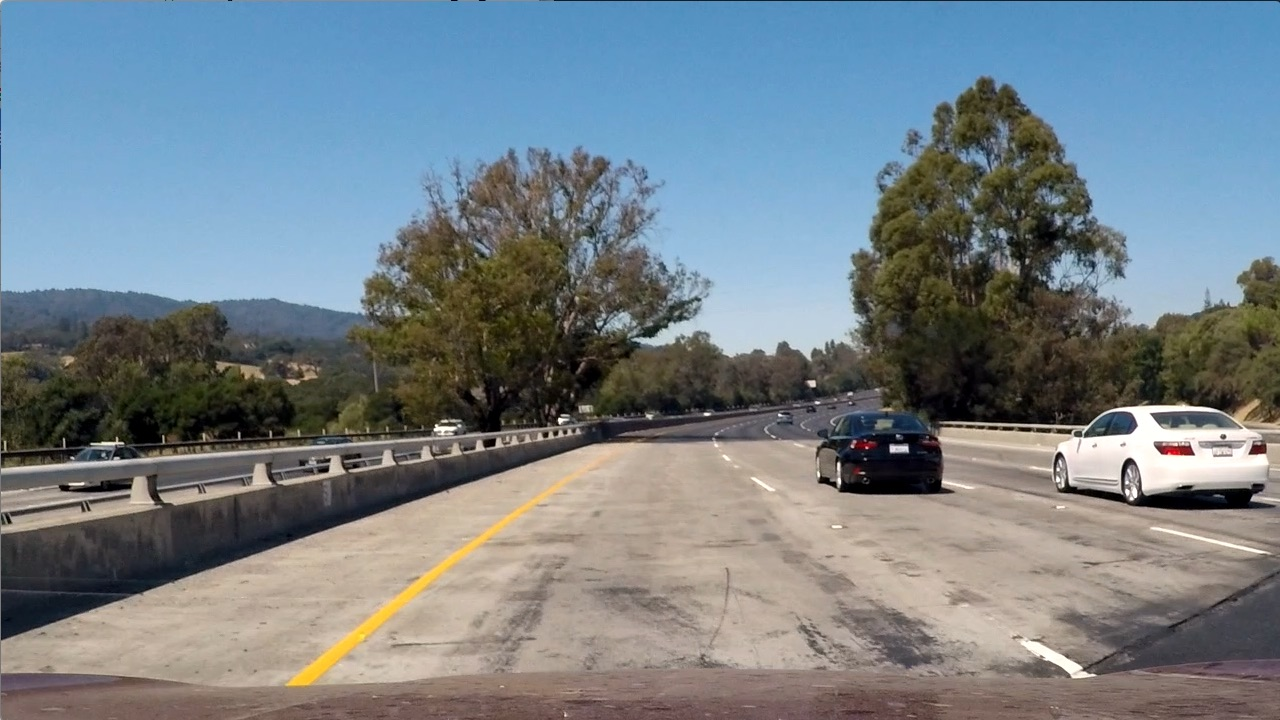
#> input picture test_images/test1.jpg, 1280 x 720 px
$ python test_gradient.py   (older library calls are emulated)
#> lines starting #> are read from the running program, lines starting #| are printed output that depends on the picture
#> further down, img is the input picture: shape (720, 1280, 3); mean R, G, B 117.5, 128.7, 135.5
### src/color.py
import cv2
import numpy as np

class Color:
    def __init__(self, img):
        self.s_ = cv2.cvtColor(img, cv2.COLOR_RGB2HLS)[:,:,2]
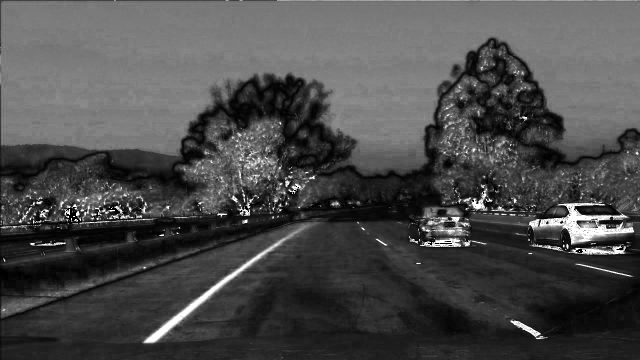
#> self.s_: shape (720, 1280) (shown at 1/2 size); min 0, max 255, mean 74.4

    # [4 lines left out: function Filter, not called in this run]

### src/gradient.py
import cv2
import numpy as np

class Gradient:
    def __init__(self, kernel_size = 3):
        self.kernel_size_ = kernel_size
        self.x_ = []
        self.y_ = []

    def CalculateGradient(self, img):
        gray = cv2.cvtColor(img, cv2.COLOR_RGB2GRAY)
        self.x_ = cv2.Sobel(gray, cv2.CV_64F, 1, 0, ksize=self.kernel_size_)
        self.y_ = cv2.Sobel(gray, cv2.CV_64F, 0, 1, ksize=self.kernel_size_)
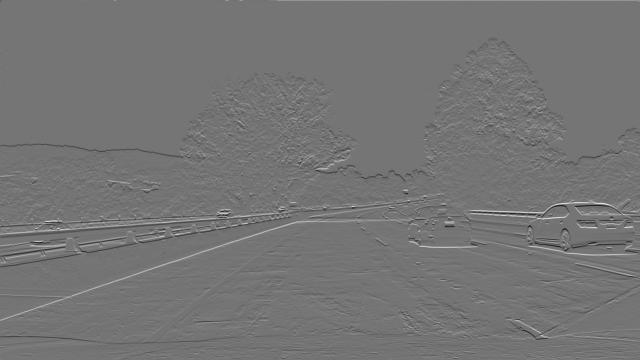
#> self.y_: shape (720, 1280) float64 (shown at 1/2 size); min -799, max 941, mean -0.1; drawn with min black and max white

    def Scale(self, img, peak = 255):
#> called with peak = 255
        return np.uint8(peak * img / np.max(img))

    def AbsoluteThreshold(self, thresh=(0, 255)):
        absolute = (np.absolute(self.x_), np.absolute(self.y_))
        scaled_abs = (self.Scale(absolute[0]), self.Scale(absolute[1]))
#> call 2 of Scale, with peak = 255
#> in Scale (call 2), `return np.uint8(peak * img / np.max(img))`:
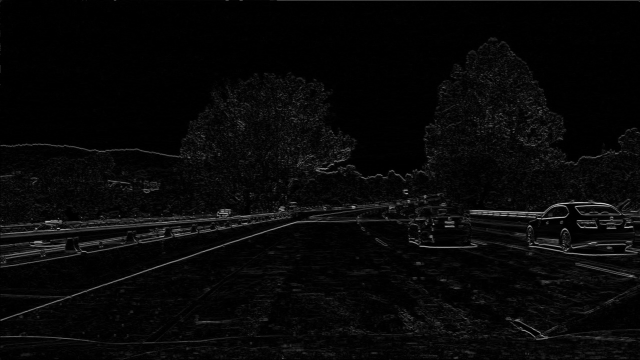
#> returned value: shape (720, 1280) (shown at 1/2 size); min 0, max 255, mean 7.8
        output = np.zeros_like(scaled_abs)
        output[0, (scaled_abs[0] > thresh[0]) & (scaled_abs[0] < thresh[1])] = 1
        output[1, (scaled_abs[1] > thresh[0]) & (scaled_abs[1] < thresh[1])] = 1
        return output

    def MagnitudeThreshold(self, thresh=(0, 255)):
#> called with thresh = (30, 100)
        magnitude = np.sqrt(self.x_ ** 2 + self.y_ ** 2)
        scaled_mag = self.Scale(magnitude)
        output = np.zeros_like(scaled_mag)
        output[(scaled_mag > thresh[0]) & (scaled_mag < thresh[1])] = 1
        return output

    def DirectionThreshold(self, thresh=(0, np.pi/2)):
#> called with thresh = (0.7, 1.3)
        absolute = (np.absolute(self.x_), np.absolute(self.y_))
        atan_abs_sob_gra = np.arctan2(absolute[1], absolute[0])
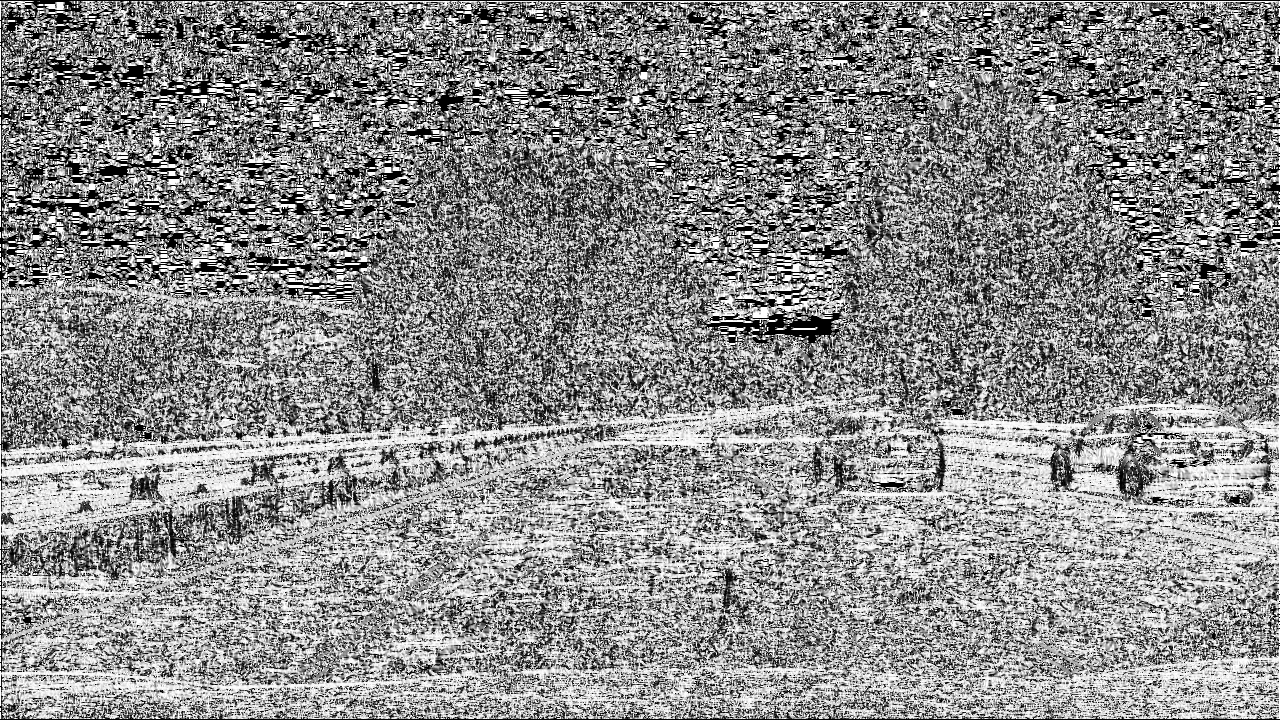
#> atan_abs_sob_gra: shape (720, 1280) float64; min 0, max 1.57, mean 0.863; drawn with min black and max white
        output = np.zeros_like(self.x_)
        output[(atan_abs_sob_gra > thresh[0]) & (atan_abs_sob_gra < thresh[1])] = 1
        return output

### src/test_gradient.py
import matplotlib.pyplot as plt
import numpy as np

from gradient import Gradient
from color import Color

gradient = Gradient(3)
img = plt.imread('../test_images/test1.jpg')
color = Color(img)
gradient.CalculateGradient(img)

abs_threshold = gradient.AbsoluteThreshold((20,100))

mag_threshold = gradient.MagnitudeThreshold((30, 100))

dir_threshold = gradient.DirectionThreshold((0.7, 1.3))

#> (the run stopped early here; a loop or call above may not have finished)

$ run again, with test_images/test2.jpg copied over test_images/test1.jpg
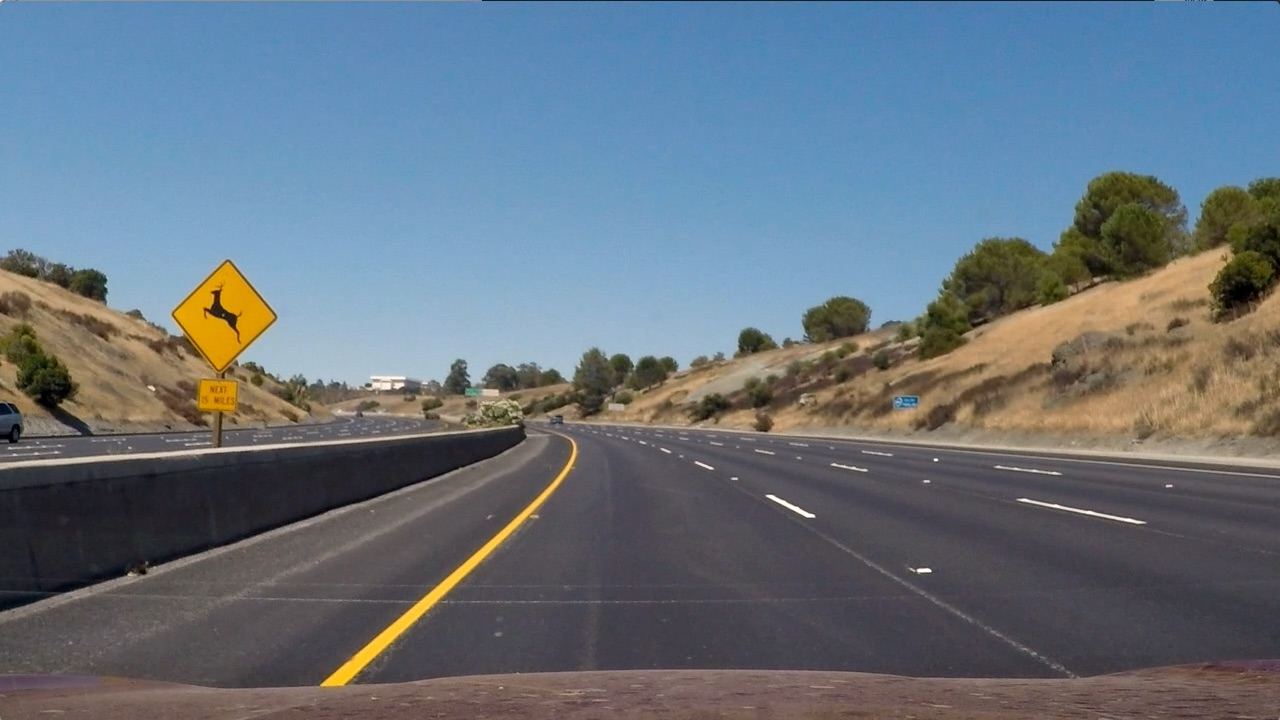
#> input picture test_images/test2.jpg, 1280 x 720 px
#> img is the input picture: shape (720, 1280, 3); mean R, G, B 102.8, 114.6, 125.5
#> in Scale (call 2), `return np.uint8(peak * img / np.max(img))`:
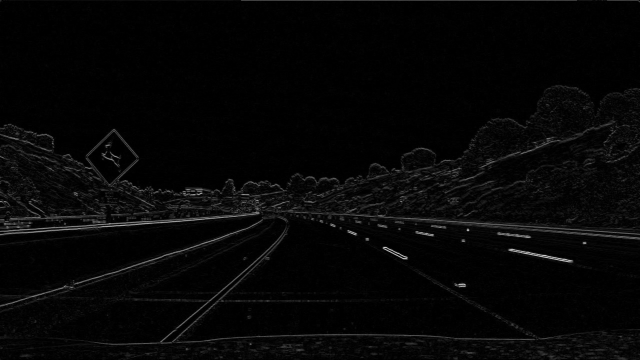
#> returned value: shape (720, 1280) (shown at 1/2 size); min 0, max 255, mean 6.2
#> in DirectionThreshold, `atan_abs_sob_gra = np.arctan2(absolute[1], absolute[0])`:
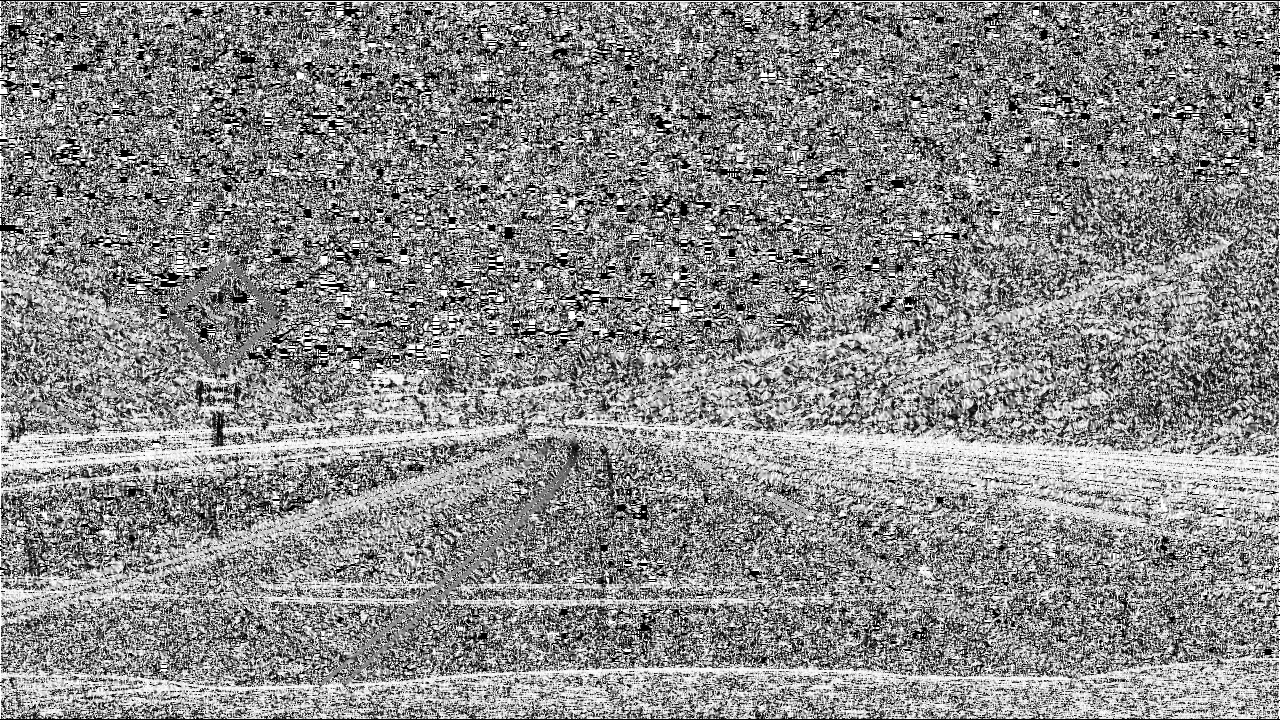
#> atan_abs_sob_gra: shape (720, 1280) float64; min 0, max 1.57, mean 0.854; drawn with min black and max white

$ run again, with test_images/test3.jpg copied over test_images/test1.jpg
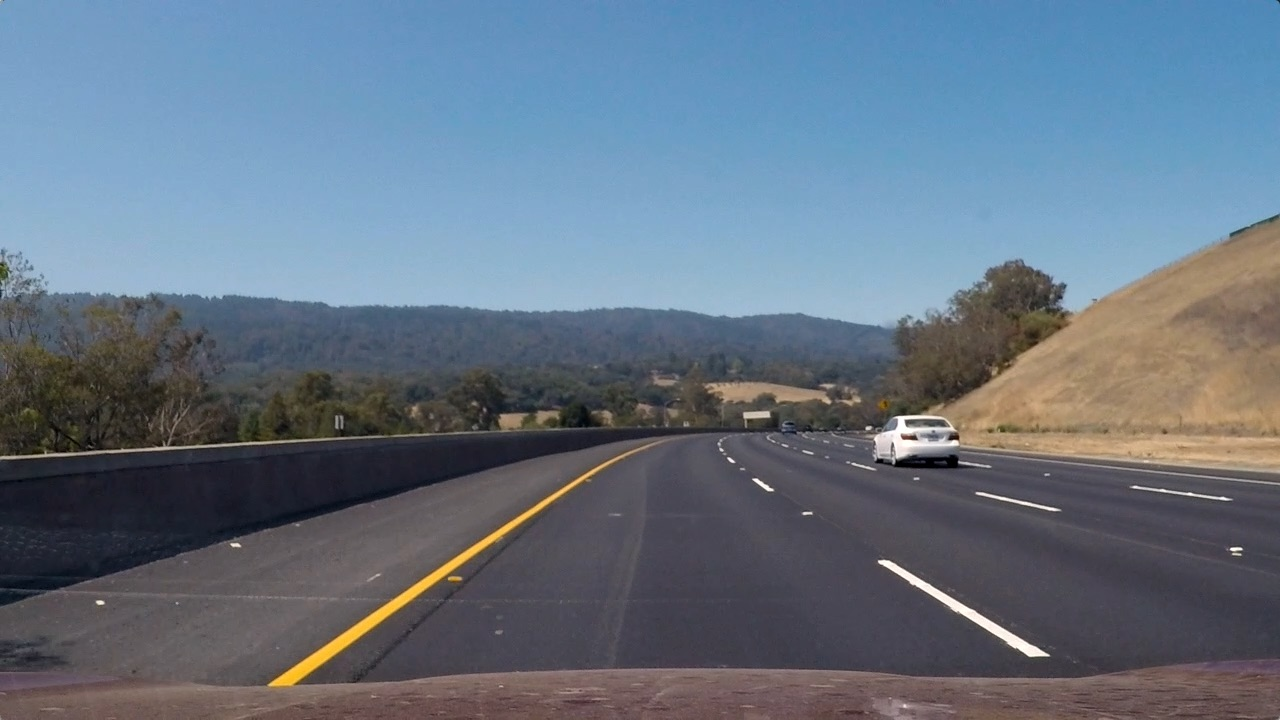
#> input picture test_images/test3.jpg, 1280 x 720 px
#> img is the input picture: shape (720, 1280, 3); mean R, G, B 101.1, 115.3, 130.7
#> in Scale (call 2), `return np.uint8(peak * img / np.max(img))`:
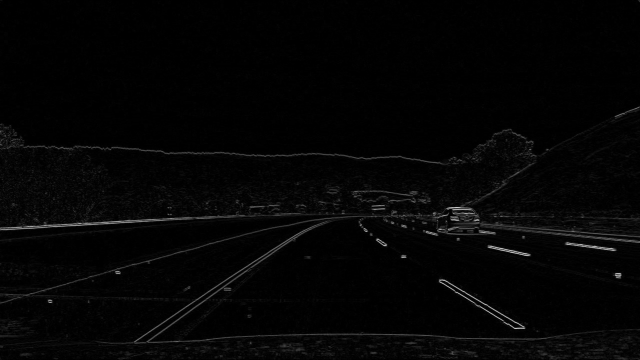
#> returned value: shape (720, 1280) (shown at 1/2 size); min 0, max 255, mean 4.6
#> in DirectionThreshold, `atan_abs_sob_gra = np.arctan2(absolute[1], absolute[0])`:
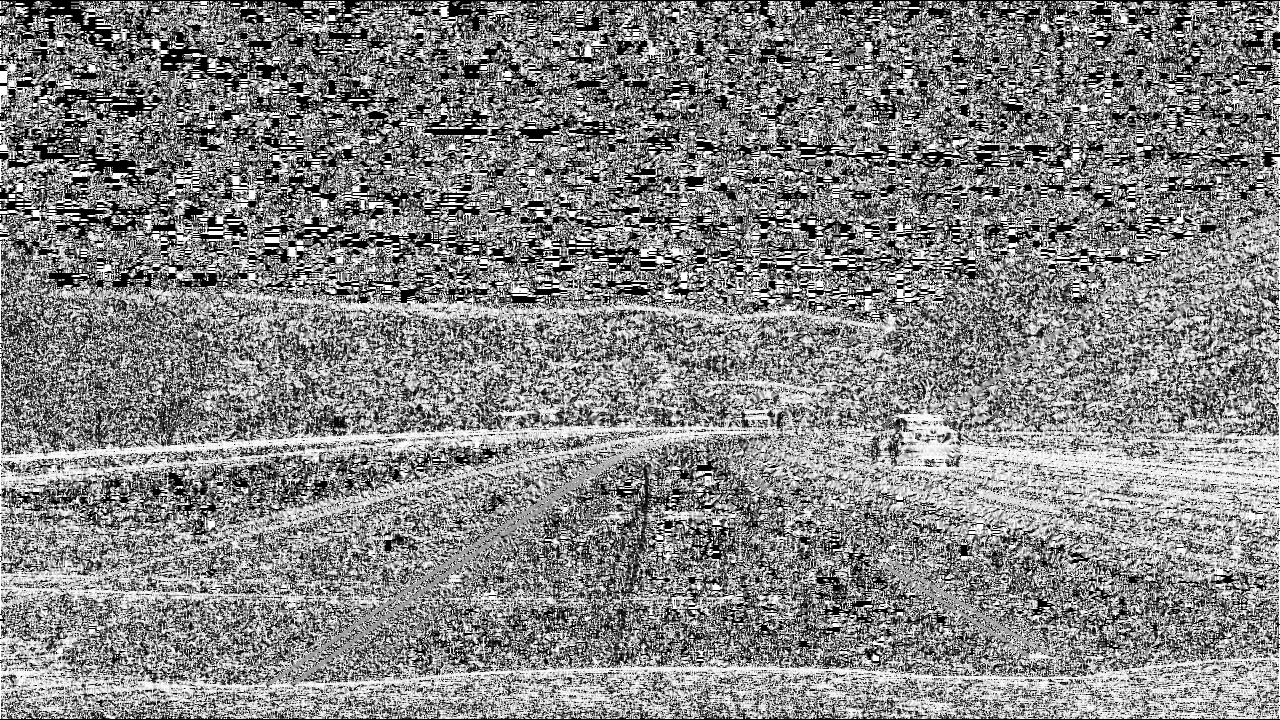
#> atan_abs_sob_gra: shape (720, 1280) float64; min 0, max 1.57, mean 0.82; drawn with min black and max white
